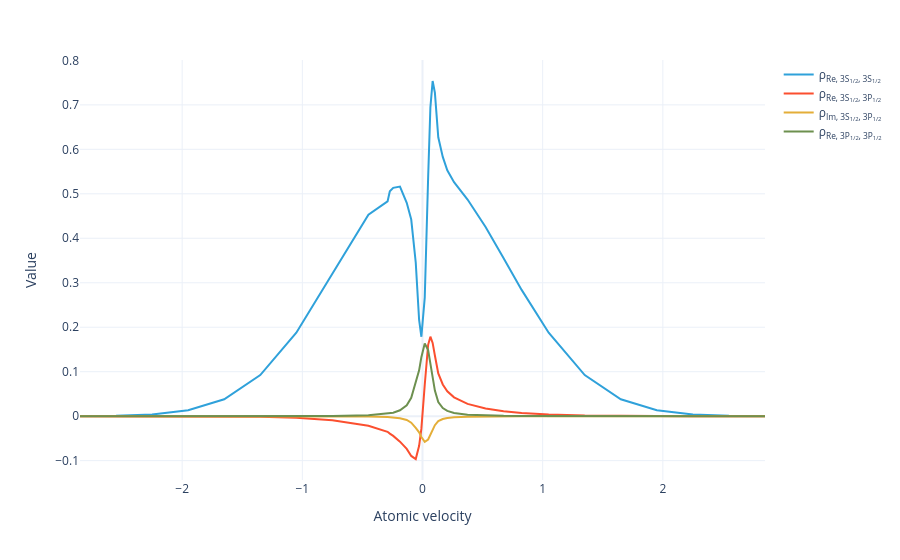

Notebook code for this chart:
### Markdown cell above
Velocity distribution of the density matrix:

### Code cell
#|notest
model.velocity_normalize(sol).visualize()

### Figure 1 — Plotly figure (JSON) as saved in the notebook; plotly's stock layout.template omitted (floating-point values rounded to 4 significant figures)
{"data": [{"hovertemplate": "Density matrix=ρ<sub>Re, 3S<sub>1/2</sub>, 3S<sub>1/2</sub></sub><br>Atomic velocity=%{x}<br>Value=%{y}<extra></extra>", "legendgroup": "ρ<sub>Re, 3S<sub>1/2</sub>, 3S<sub>1/2</sub></sub>", "line": {"color": "#2fa1da", "dash": "solid"}, "marker": {"symbol": "circle"}, "mode": "lines", "name": "ρ<sub>Re, 3S<sub>1/2</sub>, 3S<sub>1/2</sub></sub>", "orientation": "v", "showlegend": true, "type": "scatter", "x": [-2.85, -2.55, -2.25, -1.95, -1.65, -1.35, -1.05, -0.75, -0.45, -0.2906, -0.2719, -0.2438, -0.1875, -0.1313, -0.09375, -0.05625, -0.02813, -0.009375, 0.01875, 0.04687, 0.06562, 0.08437, 0.1031, 0.1312, 0.1687, 0.2062, 0.2625, 0.375, 0.525, 0.675, 0.825, 1.05, 1.35, 1.65, 1.95, 2.25, 2.55, 2.85], "xaxis": "x", "y": [0.0001858, 0.0009173, 0.003792, 0.01312, 0.03804, 0.09231, 0.1875, 0.3189, 0.4528, 0.483, 0.5056, 0.5133, 0.5163, 0.4799, 0.4422, 0.3455, 0.2163, 0.1786, 0.2664, 0.5362, 0.6945, 0.7537, 0.7273, 0.6271, 0.583, 0.5528, 0.526, 0.4871, 0.4255, 0.3553, 0.2839, 0.1877, 0.09238, 0.03806, 0.01313, 0.003794, 0.0009177, 0.0001859], "yaxis": "y"}, {"hovertemplate": "Density matrix=ρ<sub>Re, 3S<sub>1/2</sub>, 3P<sub>1/2</sub></sub><br>Atomic velocity=%{x}<br>Value=%{y}<extra></extra>", "legendgroup": "ρ<sub>Re, 3S<sub>1/2</sub>, 3P<sub>1/2</sub></sub>", "line": {"color": "#fb4f2f", "dash": "solid"}, "marker": {"symbol": "circle"}, "mode": "lines", "name": "ρ<sub>Re, 3S<sub>1/2</sub>, 3P<sub>1/2</sub></sub>", "orientation": "v", "showlegend": true, "type": "scatter", "x": [-2.85, -2.55, -2.25, -1.95, -1.65, -1.35, -1.05, -0.75, -0.45, -0.2906, -0.2719, -0.2438, -0.1875, -0.1313, -0.09375, -0.05625, -0.02813, -0.009375, 0.01875, 0.04687, 0.06562, 0.08437, 0.1031, 0.1312, 0.1687, 0.2062, 0.2625, 0.375, 0.525, 0.675, 0.825, 1.05, 1.35, 1.65, 1.95, 2.25, 2.55, 2.85], "xaxis": "x", "y": [-1.4e-06, -7.723e-06, -3.618e-05, -0.0001445, -0.0004948, -0.001467, -0.003831, -0.009112, -0.02148, -0.0352, -0.03932, -0.04435, -0.05723, -0.07352, -0.08939, -0.09632, -0.06667, -0.02861, 0.07058, 0.1604, 0.1788, 0.1648, 0.1364, 0.09608, 0.07126, 0.05602, 0.04231, 0.02766, 0.01733, 0.01127, 0.007377, 0.003835, 0.001469, 0.0004951, 0.0001446, 3.62e-05, 7.727e-06, 1.4e-06], "yaxis": "y"}, {"hovertemplate": "Density matrix=ρ<sub>Im, 3S<sub>1/2</sub>, 3P<sub>1/2</sub></sub><br>Atomic velocity=%{x}<br>Value=%{y}<extra></extra>", "legendgroup": "ρ<sub>Im, 3S<sub>1/2</sub>, 3P<sub>1/2</sub></sub>", "line": {"color": "#e4ae38", "dash": "solid"}, "marker": {"symbol": "circle"}, "mode": "lines", "name": "ρ<sub>Im, 3S<sub>1/2</sub>, 3P<sub>1/2</sub></sub>", "orientation": "v", "showlegend": true, "type": "scatter", "x": [-2.85, -2.55, -2.25, -1.95, -1.65, -1.35, -1.05, -0.75, -0.45, -0.2906, -0.2719, -0.2438, -0.1875, -0.1313, -0.09375, -0.05625, -0.02813, -0.009375, 0.01875, 0.04687, 0.06562, 0.08437, 0.1031, 0.1312, 0.1687, 0.2062, 0.2625, 0.375, 0.525, 0.675, 0.825, 1.05, 1.35, 1.65, 1.95, 2.25, 2.55, 2.85], "xaxis": "x", "y": [-7.534e-09, -4.646e-08, -2.467e-07, -1.137e-06, -4.6e-06, -1.667e-05, -5.597e-05, -0.0001864, -0.0007323, -0.001858, -0.002218, -0.002791, -0.004682, -0.008593, -0.01463, -0.02627, -0.03637, -0.04682, -0.05774, -0.05248, -0.04179, -0.02996, -0.0203, -0.01123, -0.006478, -0.004166, -0.002473, -0.001132, -0.0005064, -0.0002562, -0.0001372, -5.603e-05, -1.669e-05, -4.603e-06, -1.137e-06, -2.468e-07, -4.648e-08, -7.537e-09], "yaxis": "y"}, {"hovertemplate": "Density matrix=ρ<sub>Re, 3P<sub>1/2</sub>, 3P<sub>1/2</sub></sub><br>Atomic velocity=%{x}<br>Value=%{y}<extra></extra>", "legendgroup": "ρ<sub>Re, 3P<sub>1/2</sub>, 3P<sub>1/2</sub></sub>", "line": {"color": "#6d904f", "dash": "solid"}, "marker": {"symbol": "circle"}, "mode": "lines", "name": "ρ<sub>Re, 3P<sub>1/2</sub>, 3P<sub>1/2</sub></sub>", "orientation": "v", "showlegend": true, "type": "scatter", "x": [-2.85, -2.55, -2.25, -1.95, -1.65, -1.35, -1.05, -0.75, -0.45, -0.2906, -0.2719, -0.2438, -0.1875, -0.1313, -0.09375, -0.05625, -0.02813, -0.009375, 0.01875, 0.04687, 0.06562, 0.08437, 0.1031, 0.1312, 0.1687, 0.2062, 0.2625, 0.375, 0.525, 0.675, 0.825, 1.05, 1.35, 1.65, 1.95, 2.25, 2.55, 2.85], "xaxis": "x", "y": [2.405e-08, 1.45e-07, 7.539e-07, 3.411e-06, 1.358e-05, 4.857e-05, 0.0001613, 0.0005325, 0.002081, 0.005269, 0.00629, 0.007913, 0.01327, 0.02435, 0.04144, 0.07441, 0.103, 0.1326, 0.1636, 0.1486, 0.1184, 0.08485, 0.0575, 0.03181, 0.01835, 0.01181, 0.007011, 0.003212, 0.00144, 0.0007309, 0.0003927, 0.0001614, 4.861e-05, 1.359e-05, 3.412e-06, 7.542e-07, 1.45e-07, 2.405e-08], "yaxis": "y"}], "layout": {"legend": {"title": {}, "tracegroupgap": 0}, "margin": {"t": 60}, "xaxis": {"anchor": "y", "domain": [0, 1], "title": {"text": "Atomic velocity"}}, "yaxis": {"anchor": "x", "domain": [0, 1], "title": {"text": "Value"}}}}
